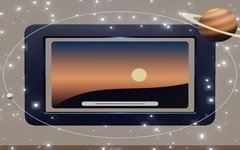
#> input picture .scratch/_v3-bright/assets/style-cosmos.jpg, 240 x 150 px, given in place of style-gallery.jpg.png, which was not available
$ python contact.py ../.scratch/_v3-bright/assets ../.scratch/_v3-bright/assets/style-gallery.jpg ../.scratch/_v3-bright/assets/style-gallery.jpg ../.scratch/_v3-bright/assets/style-gallery.jpg
#> lines starting #> are read from the running program, lines starting #| are printed output that depends on the picture
import sys
from PIL import Image
D, out, styles, shots = sys.argv[1], sys.argv[2], sys.argv[3].split(','), sys.argv[4].split(',')
w, h = 480, 300
sheet = Image.new('RGB', (w * len(shots), h * len(styles)))
#> sheet: PIL image 480x300 RGB; every value is 0
for j, s in enumerate(styles):
    for i, k in enumerate(shots):
        sheet.paste(Image.open(f'{D}/{s}-{k}.png').convert('RGB').resize((w, h)), (i * w, j * h))
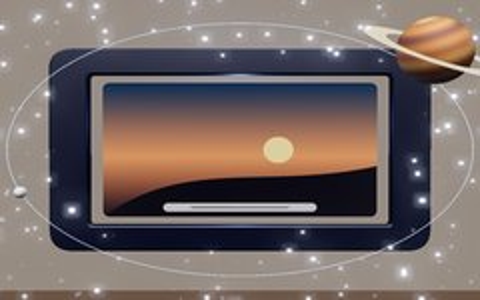
#> sheet: PIL image 480x300 RGB; mean R, G, B 116.9, 104.6, 102.4
sheet.save(out, quality=82)

$ run again, on .scratch/_v3-bright/assets/style-moss.jpg
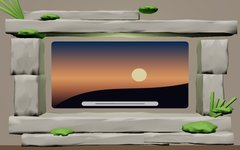
#> input picture .scratch/_v3-bright/assets/style-moss.jpg, 240 x 150 px, given in place of style-moss.jpg.png, which was not available
#> `sheet.paste(Image.open(f'{D}/{s}-{k}.png').convert('RGB').resize((w, h..`:
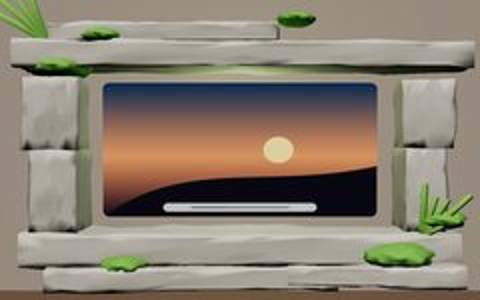
#> sheet: PIL image 480x300 RGB; mean R, G, B 138.9, 129.2, 114.4

$ run again, on .scratch/_v3-bright/assets/style-neon.jpg
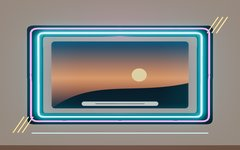
#> input picture .scratch/_v3-bright/assets/style-neon.jpg, 240 x 150 px, given in place of style-neon.jpg.png, which was not available
#> `sheet.paste(Image.open(f'{D}/{s}-{k}.png').convert('RGB').resize((w, h..`:
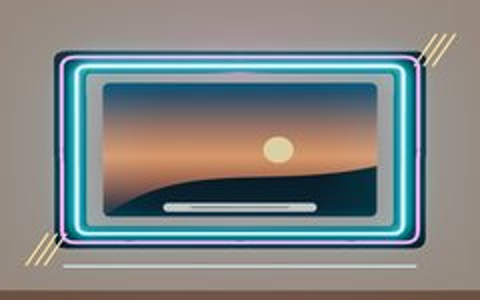
#> sheet: PIL image 480x300 RGB; mean R, G, B 128.8, 133.4, 132.5
